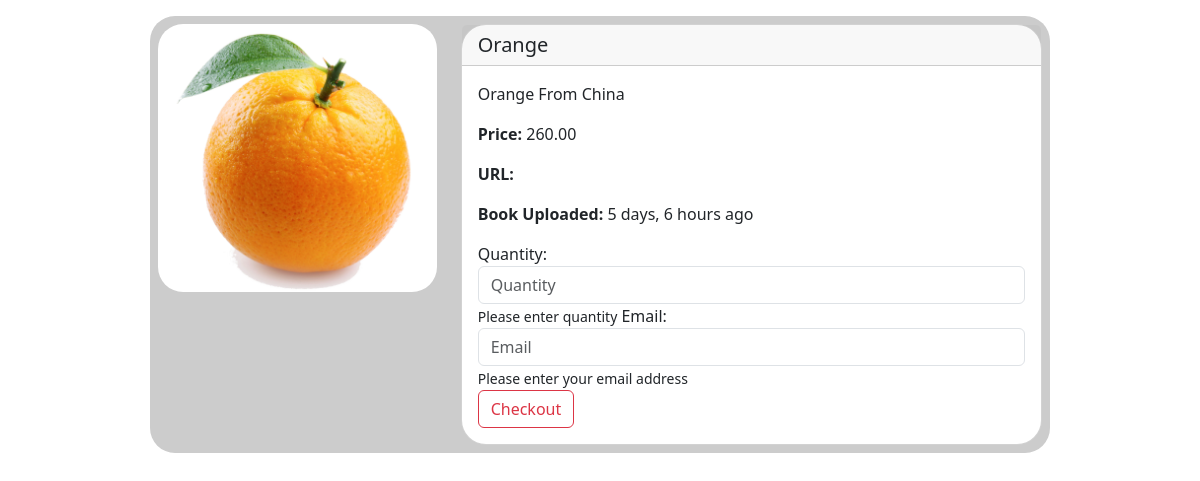
Page /3/detail/ on the committed database.
### core/models.py (models this page shows, shortened)
class Product(models.Model):
    name = models.CharField(max_length=255)
    body = models.TextField()
    thumbnail = models.ImageField(upload_to="product/image", blank=True)
    price = models.DecimalField(decimal_places=2, max_digits=15)
    created_at = models.DateTimeField(auto_now_add=True)
    updated_at = models.DateTimeField(auto_now=True)

### core/views.py (the view)
# urls.py: path('<int:pk>/detail/', views.ProductDetailView.as_view(), name='detail'),
class ProductDetailView(DetailView):
    model = Product
    context_object_name = 'product'
    template_name = 'product/detail.html'
    def get_context_data(self, **kwargs):
        context = super().get_context_data(**kwargs)
        context['STRIPE_PUBLIC_KEY'] = settings.STRIPE_PUBLIC_KEY
        return context

### templates/product/detail.html (shortened to what this page needs)
{% extends 'base/base.html' %}
{% block body %}
<div class="row">
    <div class="col-md-4">
        <img src="{{ product.thumbnail.url }}" class="card-img-top" alt="{{ product.name }}" height="auto" width="300px" style="border-radius: 25px;">
    </div>
    <div class="col-md-8">
        <div class="card" style="border-radius: 25px;">
            <h5 class="card-header">{{ product.name }}</h5>
            <div class="card-body">
              <p class="card-text">{{ product.body }}</p>
              <p><strong>Price: </strong>{{ product.price }}</p>
              <p><strong>URL: </strong>{{ product.url }}</p>
              <p><strong>Book Uploaded: </strong>{{ product.created_at|timesince }} ago</p>
              <div class="form-group">
                <label for="quantity">Quantity: </label>
                <input type="text" name="quantity" id="quantity" class="form-control" placeholder="Quantity">
                <small>Please enter quantity</small>
                <label for="email">Email: </label>
                <input type="email" name="email" id="email" class="form-control" placeholder="Email">
                <small>Please enter your email address</small>
                </div>
              <button type="submit" class="btn btn-outline-danger" id="checkout-button">Checkout</button>
            </div>
          </div>
    </div>
</div>
{% endblock %}

### rows in the picture
Product: thumbnail (picture), name "Orange", body "Orange From China", price "260.00", created_at "5 days, 6 hours"
